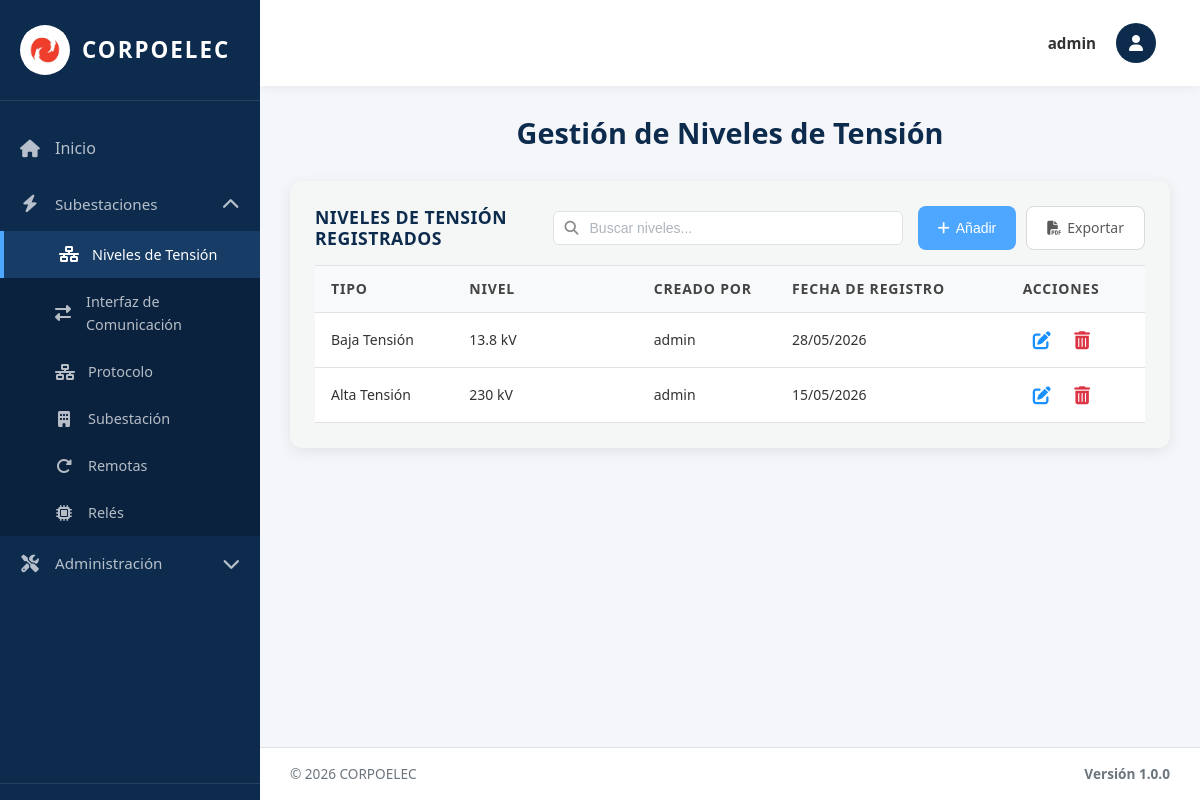
Before: /tensiones/ (signed in) with the older database file.
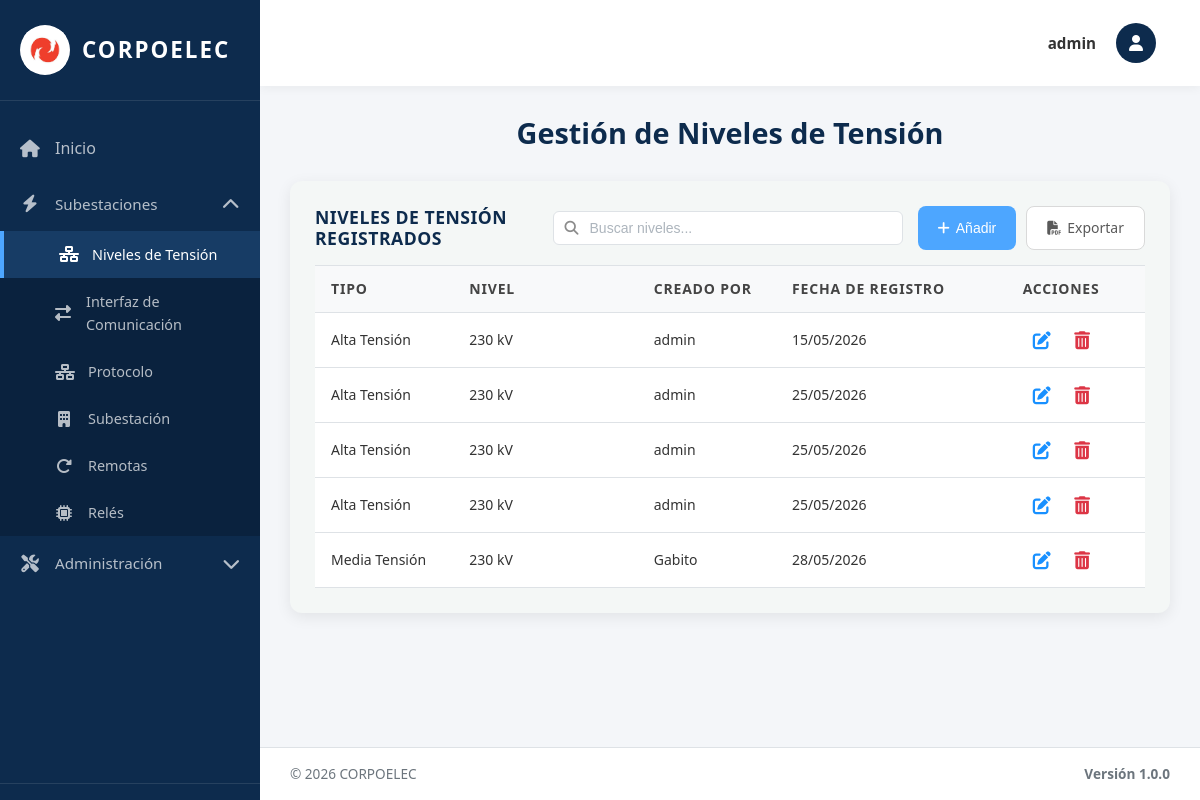
After: the same page with the newer database file.
### equipos/models.py (models this page shows, shortened)
class NivelTension(models.Model):
    TIPO_CHOICES = [
        ('AT', 'Alta Tensión'),
        ('MT', 'Media Tensión'),
        ('BT', 'Baja Tensión'),
    ]
    NIVEL_CHOICES = [
        ('230kV', '230 kV'),
        ('115kV', '115 kV'),
        ('34.5kV', '34.5 kV'),
        ('13.8kV', '13.8 kV'),
    ]
    Id_Ten = models.AutoField(primary_key=True)  # Identificador único
    Tipo_ten = models.CharField(max_length=5, choices=TIPO_CHOICES, default='AT')  # Tipo de tensión (AT/MT/BT)
    Nivel = models.CharField(max_length=10, choices=NIVEL_CHOICES)  # Valor del nivel (115kV, 34.5kV, etc.)
    Fecha_Reg = models.DateField(auto_now_add=True)  # Fecha de registro automática
    creado_por = models.ForeignKey(User, on_delete=models.SET_NULL, null=True, blank=True, related_name='niveles_tension_creados')  # Usuario que creó el registro
    class Meta:
        verbose_name = 'Nivel de Tensión'
        verbose_name_plural = 'Niveles de Tensión'
        ordering = ['Id_Ten']  # Orden por ID ascendente

### equipos/views.py (the view, shortened to what this page needs)
# urls.py: path('tensiones/', tensiones_view, name='tensiones'),
@no_cache
@login_required(login_url='/login/')
def tensiones_view(request):
    tensiones = NivelTension.objects.all().order_by('Nivel')
    paginator = Paginator(tensiones, 10)
    page_number = request.GET.get('page')
    page_obj = paginator.get_page(page_number)
    context = {
        'title': 'Niveles de Tensión',
        'page_obj': page_obj,
        'tensiones': tensiones,
        'tipo_choices': NivelTension.TIPO_CHOICES,
        'nivel_choices': NivelTension.NIVEL_CHOICES,
        'nivel_choices_simple': [(v, v) for v, _ in NivelTension.NIVEL_CHOICES],
        'is_admin': request.user.is_superuser,
    }
    return render(request, 'tensiones.html', context)

### equipos/context_processors.py (called while the page is built, shortened)
def permisos_usuario(request):
    if request.user.is_superuser:
        return {
            'permisos_usuario': {'crear': True, 'actualizar': True, 'eliminar': True},
            'puede_crear': True,
            'puede_actualizar': True,
            'puede_eliminar': True,
        }

### templates/tensiones.html (shortened to what this page needs)
{% extends 'base.html' %}
{% load static %}
{% block content %}
<div class="welcome-text">
  <h2>Gestión de Niveles de Tensión</h2>
</div>
<div class="table-section">
<div class="table-header">
  <h3>Niveles de Tensión Registrados</h3>
  <div class="search-container">
    <input type="text" class="search-input" id="searchInput" placeholder="Buscar niveles..." onkeyup="filterTable()">
  </div>
  <div class="action-buttons">
    <button type="button" class="btn btn-primary btn-add-top" onclick="abrirAddModal()">
      <i class="fas fa-plus"></i> Añadir
    </button>
    <a href="{% url 'exportar_tensiones_pdf' %}" class="btn btn-secondary btn-add-top">
      <i class="fas fa-file-pdf"></i> Exportar
    </a>
  </div>
</div>
  {% if page_obj.object_list %}
  <table class="data-table">
    <thead>
        <tr>
          <th width="15%">Tipo</th>
          <th width="20%">Nivel</th>
          {% if is_admin %}<th width="15%">Creado Por</th>{% endif %}
          <th width="25%">Fecha de Registro</th>
          <th width="15%">Acciones</th>
        </tr>
    </thead>
    <tbody>
      {% for nivel in page_obj %}
      <tr>
        <td>{{ nivel.get_Tipo_ten_display }}</td>
        <td>{{ nivel.get_Nivel_display }}</td>
        {% if is_admin %}<td>{{ nivel.creado_por.username|default:"Sistema" }}</td>{% endif %}
        <td>{{ nivel.Fecha_Reg|date:"d/m/Y" }}</td>
        <td class="actions-cell">
          {% if puede_actualizar %}
          <button type="button" class="btn-icon btn-edit" title="Editar" onclick='openEditModal({{ nivel.Id_Ten }}, "{{ nivel.Tipo_ten }}", "{{ nivel.Nivel }}")'>
            <i class="fas fa-edit"></i>
          </button>
          {% endif %}
          {% if puede_eliminar %}
          <form method="post" style="display: inline;" onsubmit="return confirmarEliminacion(this);">
            <button type="submit" class="btn-icon btn-delete" title="Eliminar">
              <i class="fas fa-trash-alt"></i>
            </button>
          </form>
          {% endif %}
        </td>
      </tr>
      {% endfor %}
    </tbody>
  </table>
  {% else %}
  <p class="no-data">No hay niveles de tensión registrados.</p>
  {% endif %}
</div>
{% endblock %}

### templates/base.html (shortened to what this page needs)
{% load static %}
<!DOCTYPE html>
<html lang="es">
<head>
  <link rel="stylesheet" href="https://cdnjs.cloudflare.com/ajax/libs/font-awesome/6.4.0/css/all.min.css">
  <link rel="stylesheet" href="{% static 'css/global.css' %}">
 </head>
<body>
  <div class="layout-wrapper">
    <aside class="sidebar" id="sidebar">
      <div class="sidebar-brand" onclick="toggleSidebar()">
        <div class="sidebar-logo">
          <img src="{% static 'img/logo.jpg' %}" alt="Corpoelec">
        </div>
        <span class="sidebar-brand-text">Corpoelec</span>
      </div>
 <nav class="sidebar-nav">
        <a href="{% url 'index' %}" class="{% if request.path == '/' %}active{% endif %}" onclick="closeMobileSidebar()">
          <i class="fas fa-home"></i>
          <span>Inicio</span>
        </a>
         <div class="sidebar-dropdown {% if request.path == '/subestaciones/' or request.path == '/tensiones/' or request.path == '/interfaces/' or request.path == '/protocolo/' or request.path == '/reles/' or request.path == '/remotas/' %}active{% endif %}">
          <a href="#" class="dropdown-toggle" onclick="toggleDropdown(event, 'subestaciones-dropdown')">
            <i class="fas fa-bolt"></i>
            <span>Subestaciones</span>
            <i class="fas fa-chevron-down dropdown-arrow"></i>
          </a>
           <div class="dropdown-menu" id="subestaciones-dropdown">
             <a href="{% url 'tensiones' %}" class="{% if request.path == '/tensiones/' %}active{% endif %}" onclick="closeMobileSidebar()">
               <i class="fas fa-network-wired"></i>
               <span>Niveles de Tensión</span>
             </a>
               <a href="{% url 'interfaces' %}" class="{% if request.path == '/interfaces/' %}active{% endif %}" onclick="closeMobileSidebar()">
                 <i class="fas fa-exchange-alt"></i>
                 <span>Interfaz de Comunicación</span>
               </a>
               <a href="{% url 'protocolo' %}" class="{% if request.path == '/protocolo/' %}active{% endif %}" onclick="closeMobileSidebar()">
                 <i class="fas fa-network-wired"></i>
                 <span>Protocolo</span>
               </a>
               <a href="{% url 'subestaciones' %}" class="{% if request.path == '/subestaciones/' %}active{% endif %}" onclick="closeMobileSidebar()">
               <i class="fas fa-building"></i>
               <span>Subestación</span>
             </a>
             <a href="{% url 'remotas' %}" class="{% if request.path == '/remotas/' %}active{% endif %}" onclick="closeMobileSidebar()">
               <i class="fas fa-redo-alt"></i>
               <span>Remotas</span>
             </a>
             <a href="{% url 'reles' %}" class="{% if request.path == '/reles/' %}active{% endif %}" onclick="closeMobileSidebar()">
               <i class="fas fa-microchip"></i>
               <span>Relés</span>
              </a>
            </div>
         </div>
           {% if user.is_staff %}
           <div class="sidebar-dropdown {% if request.path == '/bitacora/' or request.path == '/admin/restaurar/' or request.path == '/admin/backup/' or request.path == '/admin/usuarios/' %}active{% endif %}">
             <a href="#" class="dropdown-toggle" onclick="toggleDropdown(event, 'admin-dropdown')">
               <i class="fas fa-tools"></i>
               <span>Administración</span>
               <i class="fas fa-chevron-down dropdown-arrow"></i>
             </a>
           </div>
           {% endif %}
        </nav>
        <div class="sidebar-bottom">
        </div>
      </aside>
    <main class="main-content" id="mainContent">
      <nav class="navbar">
        <div class="navbar-user">
          <div class="navbar-user-trigger" onclick="toggleUserMenu(event)">
            <div class="navbar-user-name">
              {% if user.first_name %}{{ user.first_name }}{% else %}{{ user.username }}{% endif %}
            </div>
            <div class="navbar-user-avatar">
              <i class="fas fa-user"></i>
            </div>
          </div>
         </div>
       </nav>
      <div class="content-area">
        {% block content %}{% endblock %}
      </div>
      <footer class="footer">
        <div class="footer-left">
          <span>© 2026 CORPOELEC</span>
        </div>
        <div class="footer-version">Versión 1.0.0</div>
      </footer>
    </main>
  </div>
</body>
</html>

### static/css/global.css (style rules this page uses)
body { font-size: 16px; font-weight: 400; color: #333; font-family: 'Open Sans', 'Segoe UI', Arial, sans-serif; line-height: 1.6; }
h1, h2, h3, .welcome-text h2 { font-size: 26px; font-weight: 700; color: #002D5A; margin: 0 0 20px 0; line-height: 1.2; }
.data-table thead th { font-size: 14px !important; font-weight: 700 !important; text-transform: uppercase !important; color: #444 !important; letter-spacing: 0.8px; padding: 12px 16px !important; background: #f8f9fa !important; border-top: 1px solid #dee2e6 !important; border-bottom: 1px solid #dee2e6 !important; }
.data-table thead { background: #f8f9fa !important; }
.data-table tbody td { font-size: 14px !important; font-weight: 400 !important; color: #333 !important; padding: 12px 16px !important; background: #fff !important; border-bottom: 1px solid #dee2e6 !important; }
.btn-primary, .btn-add-top { font-size: 14px !important; font-weight: 500 !important; border-radius: 8px !important; padding: 10px 20px !important; display: inline-flex; align-items: center; gap: 6px; }
.btn-icon { font-size: 18px !important; display: inline-flex; align-items: center; justify-content: center; padding: 6px !important; }
.btn-delete, .btn-delete i { color: #DC3545 !important; }
.btn-edit, .btn-edit i { color: #1890ff !important; }
.data-table { border-collapse: collapse; width: 100%; background: #fff; }
.data-table tbody tr { transition: background 0.15s ease; background: #fff; }
.data-table th, .data-table td { padding-top: 12px !important; padding-bottom: 12px !important; }
.form-control, input[type="text"], input[type="email"], select, textarea { font-size: 14px; font-weight: 400; color: #333; }
a { color: #1890ff; text-decoration: none; font-weight: 500; }

### templates/tensiones.html (style rules this page uses)
.table-section { background:#f4f7f6; padding:25px; border-radius:12px; box-shadow:0 4px 15px rgba(0,0,0,0.08); margin-bottom:20px; }
.table-header { display:flex; justify-content:space-between; align-items:center; margin-bottom:15px; gap:15px; }
.table-header h3 { margin:0; color:#0D2B4D; width:280px; }
.search-container { position:relative; display:flex; align-items:center; }
.search-input { width:350px; padding:8px 12px 8px 36px; border:1px solid #dee2e6; border-radius:6px; font-size:14px; color:#333; background:#fff; transition:border-color 0.3s ease; }
.search-input::placeholder { color:#adb5bd; }
.action-buttons { display:flex; gap:10px; }
.data-table { width:100%; border-collapse:collapse; }
.data-table thead { background:#f4f6f9; }
.data-table th, .data-table td { padding:12px 15px; text-align:left; border-bottom:1px solid #dee2e6; }
.data-table th { font-weight:600; color:#0D2B4D; font-size:0.9rem; }
.actions-cell { white-space:nowrap; text-align: right; }
.btn-icon { background:none; border:none; cursor:pointer; font-size:1.1rem; padding:6px; border-radius:4px; display:inline-flex; align-items:center; justify-content:center; transition:all 0.2s; color:#6c757d; margin:0 4px; }
.btn { padding:10px 20px; border-radius:6px; text-decoration:none; font-size:0.95rem; font-weight:400; cursor:pointer; border:none; transition:background 0.2s; }
.btn-primary { background:#4DA6FF; color:#fff; }
.btn-secondary { background:#fff; color:#595959; border:1px solid #d9d9d9; }

Changed rows visible on the page:
shown differently, row unchanged: NivelTension (number 1 of 5 on the later page): moves up the list
added NivelTension: Tipo_ten "Alta Tensión", Nivel "230 kV", creado_por.username "admin", Fecha_Reg "25/05/2026"
added NivelTension: Tipo_ten "Alta Tensión", Nivel "230 kV", creado_por.username "admin", Fecha_Reg "25/05/2026"
added NivelTension: Tipo_ten "Alta Tensión", Nivel "230 kV", creado_por.username "admin", Fecha_Reg "25/05/2026"
changed NivelTension: Tipo_ten "Baja Tensión" → "Media Tensión"; Nivel "13.8 kV" → "230 kV"; creado_por.username "admin" → "Gabito"
